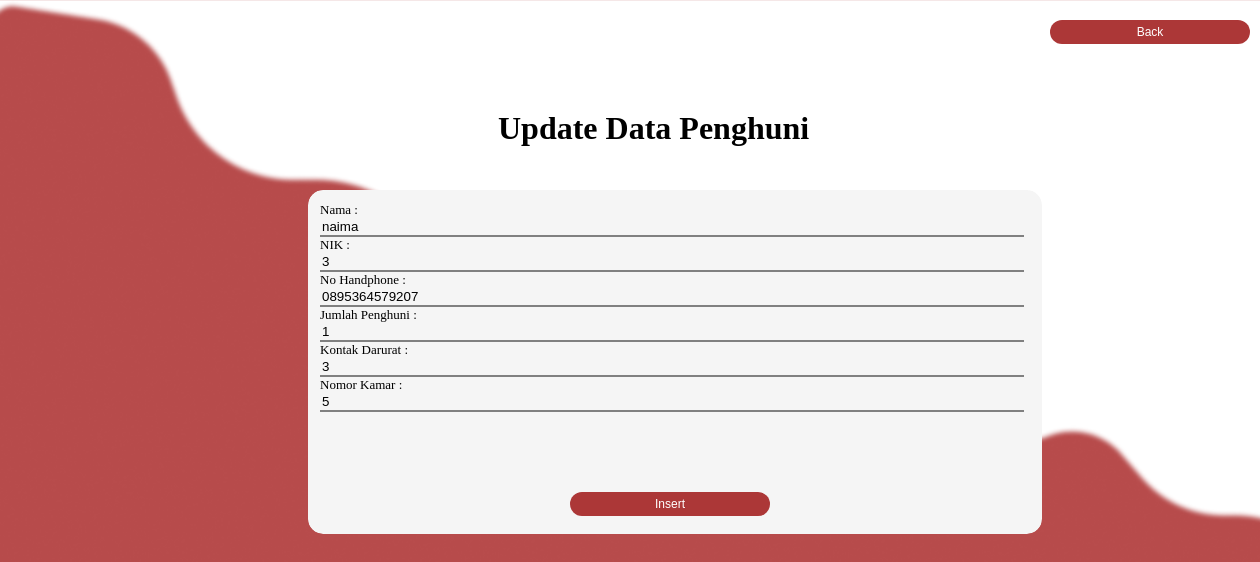
The page /pages/update_profile.php?nik=3 on the database its author committed.
### tables this page shows
CREATE TABLE `profile` (
  `nama` varchar(30) NOT NULL,
  `nik` varchar(20) NOT NULL,
  `no_hp` varchar(15) NOT NULL,
  `jml` varchar(10) NOT NULL,
  `kontak` varchar(15) NOT NULL,
  `no_kamar` int(5) NOT NULL
);

### pages/update_profile.php (the view, shortened to what this page needs)
<?php
include 'connection.php';
if(isset($_GET['nik'])){
		$nik = $_GET['nik'];
		$sql = "SELECT * FROM `profile` WHERE `nik`='$nik'";
		$result = mysqli_query($conn, $sql);
		if ($result->num_rows > 0) {
			while ($row = $result->fetch_assoc()) {
				$nama = $row['nama'];
				$nik = $row['nik'];
				$no_hp = $row['no_hp'];
				$jml  = $row['jml'];
				$kontak = $row['kontak'];
				$no_kamar = $row['no_kamar'];
			}
?>
			<!DOCTYPE html>
			<html>
			<head>
				<link rel="stylesheet" type="text/css" href="update_profile.css">
			</head>
			<body>
					<form method="post">
						<h1 style="padding-left: 490px; margin-top: 110px;">Update Data Penghuni</h1>
						<fieldset>
						    Nama  :<br>
							<input type="text" name="nama" value="<?php echo $nama; ?>">
							<br>
							NIK  :<br>
							<input type="text" name="nik" value="<?php echo $nik; ?>">
							<br>
							No Handphone  :<br>
							<input type="text" name="no_hp" value="<?php echo $no_hp; ?>">
							<br>
							Jumlah Penghuni  :<br>
							<input type="text" name="jml" value="<?php echo $jml; ?>">
							<br>
							Kontak Darurat  :<br>
							<input type="text" name="kontak" value="<?php echo $kontak; ?>">
							<br>
							Nomor Kamar  :<br>
							<input type="text" name="no_kamar" value="<?php echo $no_kamar; ?>">
							<br>
				     		<button type="submit" name="update" value="update">
								Insert
							</button>
						</fieldset>
					  <button onclick="location.href='profile.php'" type="button" style="left: 800px; top: 20px;">
			         Back</button>
					</form>
			</body>
			</html>
<?php
		} else{
			header('Location: profile.php');
		}
	}
?>

### assets/css/update_profile.css (style rules this page uses)
fieldset { position: absolute; top: 90px; font-size: 13px; width: 710px; height: 320px; border-radius: 15px; border-radius: 15px; background-color: #F5F5F5; border-color: transparent; margin-left: 300px; margin-top: 100px; padding: 10px; }
fieldset input { outline: 0px; width: 700px; border-width: 0 0 2px 0; border-color: gray; background-color: transparent; }
body { background-image: url(vector.png); background-size: 1400px; font-family: poppins; }
button { position: absolute; top: 300px; width: 200px; border-radius: 15px; background-color: #AC3737; color: white; border-color: transparent; margin-left: 250px; padding: 3px; font-size: 12px; cursor: pointer; }

### rows shown on the page
profile: nama "naima", nik "3", no_hp "0895364579207", jml "1", kontak "3", no_kamar "5"
